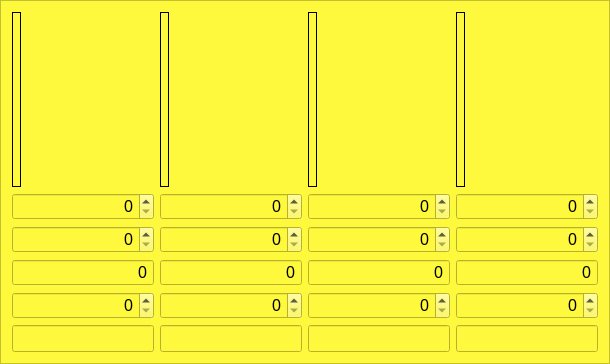
               <widget class="QFrame" name="frame_legendary">
                <property name="styleSheet">
                 <string notr="true">background-color: rgb(255, 249, 62);
border-color: rgb(0, 0, 0);
gridline-color: rgb(0, 0, 0);
selection-color: rgb(0, 0, 0);</string>
                </property>
                <property name="frameShape">
                 <enum>QFrame::StyledPanel</enum>
                </property>
                <property name="frameShadow">
                 <enum>QFrame::Raised</enum>
                </property>
                <layout class="QHBoxLayout" name="horizontalLayout_2">
                 <item>
                  <layout class="QVBoxLayout" name="verticalLayout_12">
                   <item>
                    <widget class="QLabel" name="l4_pic">
                     <property name="sizePolicy">
                      <sizepolicy hsizetype="Fixed" vsizetype="Fixed">
                       <horstretch>0</horstretch>
                       <verstretch>0</verstretch>
                      </sizepolicy>
                     </property>
                     <property name="minimumSize">
                      <size>
                       <width>0</width>
                       <height>175</height>
                      </size>
                     </property>
                     <property name="frameShape">
                      <enum>QFrame::Box</enum>
                     </property>
                     <property name="text">
                      <string/>
                     </property>
                     <property name="pixmap">
                      <pixmap resource="../img/img_files.qrc">:/img_moon_rabbit/L4.png</pixmap>
                     </property>
                     <property name="scaledContents">
                      <bool>true</bool>
                     </property>
                     <property name="alignment">
                      <set>Qt::AlignCenter</set>
                     </property>
                    </widget>
                   </item>
                   <item>
                    <widget class="QDoubleSpinBox" name="sb_l4_atual">
                     <property name="sizePolicy">
                      <sizepolicy hsizetype="MinimumExpanding" vsizetype="Maximum">
                       <horstretch>0</horstretch>
                       <verstretch>0</verstretch>
                      </sizepolicy>
                     </property>
                     <property name="font">
                      <font>
                       <pointsize>12</pointsize>
                      </font>
                     </property>
                     <property name="alignment">
                      <set>Qt::AlignRight|Qt::AlignTrailing|Qt::AlignVCenter</set>
                     </property>
                     <property name="accelerated">
                      <bool>true</bool>
                     </property>
                     <property name="showGroupSeparator" stdset="0">
                      <bool>true</bool>
                     </property>
                     <property name="decimals">
                      <number>0</number>
                     </property>
                     <property name="maximum">
                      <double>10000000.000000000000000</double>
                     </property>
                    </widget>
                   </item>
                   <item>
                    <widget class="QDoubleSpinBox" name="sb_l4_wanted">
                     <property name="sizePolicy">
                      <sizepolicy hsizetype="MinimumExpanding" vsizetype="Maximum">
                       <horstretch>0</horstretch>
                       <verstretch>0</verstretch>
                      </sizepolicy>
                     </property>
                     <property name="font">
                      <font>
                       <pointsize>12</pointsize>
                      </font>
                     </property>
                     <property name="alignment">
                      <set>Qt::AlignRight|Qt::AlignTrailing|Qt::AlignVCenter</set>
                     </property>
                     <property name="accelerated">
                      <bool>true</bool>
                     </property>
                     <property name="showGroupSeparator" stdset="0">
                      <bool>true</bool>
                     </property>
                     <property name="decimals">
                      <number>0</number>
                     </property>
                     <property name="maximum">
                      <double>10000000.000000000000000</double>
                     </property>
                    </widget>
                   </item>
                   <item>
                    <widget class="QDoubleSpinBox" name="sb_l4_needed">
                     <property name="sizePolicy">
                      <sizepolicy hsizetype="MinimumExpanding" vsizetype="Maximum">
                       <horstretch>0</horstretch>
                       <verstretch>0</verstretch>
                      </sizepolicy>
                     </property>
                     <property name="font">
                      <font>
                       <pointsize>12</pointsize>
                      </font>
                     </property>
                     <property name="focusPolicy">
                      <enum>Qt::NoFocus</enum>
                     </property>
                     <property name="alignment">
                      <set>Qt::AlignRight|Qt::AlignTrailing|Qt::AlignVCenter</set>
                     </property>
                     <property name="readOnly">
                      <bool>true</bool>
                     </property>
                     <property name="buttonSymbols">
                      <enum>QAbstractSpinBox::NoButtons</enum>
                     </property>
                     <property name="accelerated">
                      <bool>true</bool>
                     </property>
                     <property name="showGroupSeparator" stdset="0">
                      <bool>true</bool>
                     </property>
                     <property name="decimals">
                      <number>0</number>
                     </property>
                     <property name="maximum">
                      <double>99999999999999996863366107917975552.000000000000000</double>
                     </property>
                    </widget>
                   </item>
                   <item>
                    <widget class="QSpinBox" name="sb_l4_rate">
                     <property name="sizePolicy">
                      <sizepolicy hsizetype="MinimumExpanding" vsizetype="Maximum">
                       <horstretch>0</horstretch>
                       <verstretch>0</verstretch>
                      </sizepolicy>
                     </property>
                     <property name="font">
                      <font>
                       <pointsize>12</pointsize>
                      </font>
                     </property>
                     <property name="alignment">
                      <set>Qt::AlignRight|Qt::AlignTrailing|Qt::AlignVCenter</set>
                     </property>
                     <property name="maximum">
                      <number>10000000</number>
                     </property>
                    </widget>
                   </item>
                   <item>
                    <widget class="QLineEdit" name="le_l4_time">
                     <property name="sizePolicy">
                      <sizepolicy hsizetype="Minimum" vsizetype="Maximum">
                       <horstretch>0</horstretch>
                       <verstretch>0</verstretch>
                      </sizepolicy>
                     </property>
                     <property name="font">
                      <font>
                       <pointsize>12</pointsize>
                      </font>
                     </property>
                     <property name="alignment">
                      <set>Qt::AlignRight|Qt::AlignTrailing|Qt::AlignVCenter</set>
                     </property>
                     <property name="readOnly">
                      <bool>true</bool>
                     </property>
                    </widget>
                   </item>
                  </layout>
                 </item>
                 <item>
                  <layout class="QVBoxLayout" name="verticalLayout_11">
                   <item>
                    <widget class="QLabel" name="l3_pic">
                     <property name="sizePolicy">
                      <sizepolicy hsizetype="Fixed" vsizetype="Fixed">
                       <horstretch>0</horstretch>
                       <verstretch>0</verstretch>
                      </sizepolicy>
                     </property>
                     <property name="minimumSize">
                      <size>
                       <width>0</width>
                       <height>175</height>
                      </size>
                     </property>
                     <property name="frameShape">
                      <enum>QFrame::Box</enum>
                     </property>
                     <property name="text">
                      <string/>
                     </property>
                     <property name="pixmap">
                      <pixmap resource="../img/img_files.qrc">:/img_moon_rabbit/L3.png</pixmap>
                     </property>
                     <property name="scaledContents">
                      <bool>true</bool>
                     </property>
                     <property name="alignment">
                      <set>Qt::AlignCenter</set>
                     </property>
                    </widget>
                   </item>
                   <item>
                    <widget class="QDoubleSpinBox" name="sb_l3_atual">
                     <property name="sizePolicy">
                      <sizepolicy hsizetype="MinimumExpanding" vsizetype="Maximum">
                       <horstretch>0</horstretch>
                       <verstretch>0</verstretch>
                      </sizepolicy>
                     </property>
                     <property name="font">
                      <font>
                       <pointsize>12</pointsize>
                      </font>
                     </property>
                     <property name="alignment">
                      <set>Qt::AlignRight|Qt::AlignTrailing|Qt::AlignVCenter</set>
                     </property>
                     <property name="accelerated">
                      <bool>true</bool>
                     </property>
                     <property name="showGroupSeparator" stdset="0">
                      <bool>true</bool>
                     </property>
                     <property name="decimals">
                      <number>0</number>
                     </property>
                     <property name="maximum">
                      <double>10000000.000000000000000</double>
                     </property>
                    </widget>
                   </item>
                   <item>
                    <widget class="QDoubleSpinBox" name="sb_l3_wanted">
                     <property name="sizePolicy">
                      <sizepolicy hsizetype="MinimumExpanding" vsizetype="Maximum">
                       <horstretch>0</horstretch>
                       <verstretch>0</verstretch>
                      </sizepolicy>
                     </property>
                     <property name="font">
                      <font>
                       <pointsize>12</pointsize>
                      </font>
                     </property>
                     <property name="alignment">
                      <set>Qt::AlignRight|Qt::AlignTrailing|Qt::AlignVCenter</set>
                     </property>
                     <property name="accelerated">
                      <bool>true</bool>
                     </property>
                     <property name="showGroupSeparator" stdset="0">
                      <bool>true</bool>
                     </property>
                     <property name="decimals">
                      <number>0</number>
                     </property>
                     <property name="maximum">
                      <double>10000000.000000000000000</double>
                     </property>
                    </widget>
                   </item>
                   <item>
                    <widget class="QDoubleSpinBox" name="sb_l3_needed">
                     <property name="sizePolicy">
                      <sizepolicy hsizetype="MinimumExpanding" vsizetype="Maximum">
                       <horstretch>0</horstretch>
                       <verstretch>0</verstretch>
                      </sizepolicy>
                     </property>
                     <property name="font">
                      <font>
                       <pointsize>12</pointsize>
                      </font>
                     </property>
                     <property name="focusPolicy">
                      <enum>Qt::NoFocus</enum>
                     </property>
                     <property name="alignment">
                      <set>Qt::AlignRight|Qt::AlignTrailing|Qt::AlignVCenter</set>
                     </property>
                     <property name="readOnly">
                      <bool>true</bool>
                     </property>
                     <property name="buttonSymbols">
                      <enum>QAbstractSpinBox::NoButtons</enum>
                     </property>
                     <property name="accelerated">
                      <bool>true</bool>
                     </property>
                     <property name="showGroupSeparator" stdset="0">
                      <bool>true</bool>
                     </property>
                     <property name="decimals">
                      <number>0</number>
                     </property>
                     <property name="maximum">
                      <double>99999999999999997748809823456034029568.000000000000000</double>
                     </property>
                    </widget>
                   </item>
                   <item>
                    <widget class="QSpinBox" name="sb_l3_rate">
                     <property name="sizePolicy">
                      <sizepolicy hsizetype="MinimumExpanding" vsizetype="Maximum">
                       <horstretch>0</horstretch>
                       <verstretch>0</verstretch>
                      </sizepolicy>
                     </property>
                     <property name="font">
                      <font>
                       <pointsize>12</pointsize>
                      </font>
                     </property>
                     <property name="alignment">
                      <set>Qt::AlignRight|Qt::AlignTrailing|Qt::AlignVCenter</set>
                     </property>
                     <property name="maximum">
                      <number>10000000</number>
                     </property>
                    </widget>
                   </item>
                   <item>
                    <widget class="QLineEdit" name="le_l3_time">
                     <property name="sizePolicy">
                      <sizepolicy hsizetype="Minimum" vsizetype="Maximum">
                       <horstretch>0</horstretch>
                       <verstretch>0</verstretch>
                      </sizepolicy>
                     </property>
                     <property name="font">
                      <font>
                       <pointsize>12</pointsize>
                      </font>
                     </property>
                     <property name="alignment">
                      <set>Qt::AlignRight|Qt::AlignTrailing|Qt::AlignVCenter</set>
                     </property>
                     <property name="readOnly">
                      <bool>true</bool>
                     </property>
                    </widget>
                   </item>
                  </layout>
                 </item>
                 <item>
                  <layout class="QVBoxLayout" name="verticalLayout_10">
                   <item>
                    <widget class="QLabel" name="l2_pic">
                     <property name="sizePolicy">
                      <sizepolicy hsizetype="Fixed" vsizetype="Fixed">
                       <horstretch>0</horstretch>
                       <verstretch>0</verstretch>
                      </sizepolicy>
                     </property>
                     <property name="minimumSize">
                      <size>
                       <width>0</width>
                       <height>175</height>
                      </size>
                     </property>
                     <property name="layoutDirection">
                      <enum>Qt::LeftToRight</enum>
                     </property>
                     <property name="frameShape">
                      <enum>QFrame::Box</enum>
                     </property>
                     <property name="text">
                      <string/>
                     </property>
                     <property name="pixmap">
                      <pixmap resource="../img/img_files.qrc">:/img_moon_rabbit/L2.png</pixmap>
                     </property>
                     <property name="scaledContents">
                      <bool>true</bool>
                     </property>
                     <property name="alignment">
                      <set>Qt::AlignCenter</set>
                     </property>
                    </widget>
                   </item>
                   <item>
                    <widget class="QDoubleSpinBox" name="sb_l2_atual">
                     <property name="sizePolicy">
                      <sizepolicy hsizetype="MinimumExpanding" vsizetype="Maximum">
                       <horstretch>0</horstretch>
                       <verstretch>0</verstretch>
                      </sizepolicy>
                     </property>
                     <property name="font">
                      <font>
                       <pointsize>12</pointsize>
                      </font>
                     </property>
                     <property name="frame">
                      <bool>true</bool>
                     </property>
                     <property name="alignment">
                      <set>Qt::AlignRight|Qt::AlignTrailing|Qt::AlignVCenter</set>
                     </property>
                     <property name="accelerated">
                      <bool>true</bool>
                     </property>
                     <property name="showGroupSeparator" stdset="0">
                      <bool>true</bool>
                     </property>
                     <property name="decimals">
                      <number>0</number>
                     </property>
                     <property name="maximum">
                      <double>10000000.000000000000000</double>
                     </property>
                    </widget>
                   </item>
                   <item>
                    <widget class="QDoubleSpinBox" name="sb_l2_wanted">
                     <property name="sizePolicy">
                      <sizepolicy hsizetype="MinimumExpanding" vsizetype="Maximum">
                       <horstretch>0</horstretch>
                       <verstretch>0</verstretch>
                      </sizepolicy>
                     </property>
                     <property name="font">
                      <font>
                       <pointsize>12</pointsize>
                      </font>
                     </property>
                     <property name="alignment">
                      <set>Qt::AlignRight|Qt::AlignTrailing|Qt::AlignVCenter</set>
                     </property>
                     <property name="accelerated">
                      <bool>true</bool>
                     </property>
                     <property name="showGroupSeparator" stdset="0">
                      <bool>true</bool>
                     </property>
                     <property name="decimals">
                      <number>0</number>
                     </property>
                     <property name="maximum">
                      <double>10000000.000000000000000</double>
                     </property>
                    </widget>
                   </item>
                   <item>
                    <widget class="QDoubleSpinBox" name="sb_l2_needed">
                     <property name="sizePolicy">
                      <sizepolicy hsizetype="MinimumExpanding" vsizetype="Maximum">
                       <horstretch>0</horstretch>
                       <verstretch>0</verstretch>
                      </sizepolicy>
                     </property>
                     <property name="font">
                      <font>
                       <pointsize>12</pointsize>
                      </font>
                     </property>
                     <property name="focusPolicy">
                      <enum>Qt::NoFocus</enum>
                     </property>
                     <property name="alignment">
                      <set>Qt::AlignRight|Qt::AlignTrailing|Qt::AlignVCenter</set>
                     </property>
                     <property name="readOnly">
                      <bool>true</bool>
                     </property>
                     <property name="buttonSymbols">
                      <enum>QAbstractSpinBox::NoButtons</enum>
                     </property>
                     <property name="accelerated">
                      <bool>true</bool>
                     </property>
                     <property name="showGroupSeparator" stdset="0">
                      <bool>true</bool>
                     </property>
                     <property name="decimals">
                      <number>0</number>
                     </property>
                     <property name="maximum">
                      <double>1000000000000000013287555072.000000000000000</double>
                     </property>
                    </widget>
                   </item>
                   <item>
                    <widget class="QSpinBox" name="sb_l2_rate">
                     <property name="sizePolicy">
                      <sizepolicy hsizetype="MinimumExpanding" vsizetype="Maximum">
                       <horstretch>0</horstretch>
                       <verstretch>0</verstretch>
                      </sizepolicy>
                     </property>
                     <property name="font">
                      <font>
                       <pointsize>12</pointsize>
                      </font>
                     </property>
                     <property name="alignment">
                      <set>Qt::AlignRight|Qt::AlignTrailing|Qt::AlignVCenter</set>
                     </property>
                     <property name="maximum">
                      <number>10000000</number>
                     </property>
                    </widget>
                   </item>
                   <item>
                    <widget class="QLineEdit" name="le_l2_time">
                     <property name="sizePolicy">
                      <sizepolicy hsizetype="Minimum" vsizetype="Maximum">
                       <horstretch>0</horstretch>
                       <verstretch>0</verstretch>
                      </sizepolicy>
                     </property>
                     <property name="font">
                      <font>
                       <pointsize>12</pointsize>
                      </font>
                     </property>
                     <property name="alignment">
                      <set>Qt::AlignRight|Qt::AlignTrailing|Qt::AlignVCenter</set>
                     </property>
                     <property name="readOnly">
                      <bool>true</bool>
                     </property>
                    </widget>
                   </item>
                  </layout>
                 </item>
                 <item>
                  <layout class="QVBoxLayout" name="verticalLayout_9">
                   <property name="sizeConstraint">
                    <enum>QLayout::SetDefaultConstraint</enum>
                   </property>
                   <item>
                    <widget class="QLabel" name="l1_pic">
                     <property name="sizePolicy">
                      <sizepolicy hsizetype="Fixed" vsizetype="Fixed">
                       <horstretch>0</horstretch>
                       <verstretch>0</verstretch>
                      </sizepolicy>
                     </property>
                     <property name="minimumSize">
                      <size>
                       <width>0</width>
                       <height>175</height>
                      </size>
                     </property>
                     <property name="frameShape">
                      <enum>QFrame::Box</enum>
                     </property>
                     <property name="text">
                      <string/>
                     </property>
                     <property name="pixmap">
                      <pixmap resource="../img/img_files.qrc">:/img_moon_rabbit/L1.png</pixmap>
                     </property>
                     <property name="scaledContents">
                      <bool>true</bool>
                     </property>
                     <property name="alignment">
                      <set>Qt::AlignCenter</set>
                     </property>
                    </widget>
                   </item>
                   <item>
                    <widget class="QDoubleSpinBox" name="sb_l1_atual">
                     <property name="sizePolicy">
                      <sizepolicy hsizetype="MinimumExpanding" vsizetype="Maximum">
                       <horstretch>0</horstretch>
                       <verstretch>0</verstretch>
                      </sizepolicy>
                     </property>
                     <property name="font">
                      <font>
                       <pointsize>12</pointsize>
                      </font>
                     </property>
                     <property name="alignment">
                      <set>Qt::AlignRight|Qt::AlignTrailing|Qt::AlignVCenter</set>
                     </property>
                     <property name="accelerated">
                      <bool>true</bool>
                     </property>
                     <property name="showGroupSeparator" stdset="0">
                      <bool>true</bool>
                     </property>
                     <property name="decimals">
                      <number>0</number>
                     </property>
                     <property name="maximum">
                      <double>10000000.000000000000000</double>
                     </property>
                    </widget>
                   </item>
                   <item>
                    <widget class="QDoubleSpinBox" name="sb_l1_wanted">
                     <property name="sizePolicy">
                      <sizepolicy hsizetype="MinimumExpanding" vsizetype="Maximum">
                       <horstretch>0</horstretch>
                       <verstretch>0</verstretch>
                      </sizepolicy>
                     </property>
                     <property name="font">
                      <font>
                       <pointsize>12</pointsize>
                      </font>
                     </property>
                     <property name="alignment">
                      <set>Qt::AlignRight|Qt::AlignTrailing|Qt::AlignVCenter</set>
                     </property>
                     <property name="accelerated">
                      <bool>true</bool>
                     </property>
                     <property name="showGroupSeparator" stdset="0">
                      <bool>true</bool>
                     </property>
                     <property name="decimals">
                      <number>0</number>
                     </property>
                     <property name="maximum">
                      <double>10000000.000000000000000</double>
                     </property>
                    </widget>
                   </item>
                   <item>
                    <widget class="QDoubleSpinBox" name="sb_l1_needed">
                     <property name="sizePolicy">
                      <sizepolicy hsizetype="MinimumExpanding" vsizetype="Maximum">
                       <horstretch>0</horstretch>
                       <verstretch>0</verstretch>
                      </sizepolicy>
                     </property>
                     <property name="font">
                      <font>
                       <pointsize>12</pointsize>
                      </font>
                     </property>
                     <property name="focusPolicy">
                      <enum>Qt::NoFocus</enum>
                     </property>
                     <property name="alignment">
                      <set>Qt::AlignRight|Qt::AlignTrailing|Qt::AlignVCenter</set>
                     </property>
                     <property name="readOnly">
                      <bool>true</bool>
                     </property>
                     <property name="buttonSymbols">
                      <enum>QAbstractSpinBox::NoButtons</enum>
                     </property>
                     <property name="accelerated">
                      <bool>true</bool>
                     </property>
                     <property name="showGroupSeparator" stdset="0">
                      <bool>true</bool>
                     </property>
                     <property name="decimals">
                      <number>0</number>
                     </property>
                     <property name="maximum">
                      <double>1000000000000000019884624838656.000000000000000</double>
                     </property>
                    </widget>
                   </item>
                   <item>
                    <widget class="QSpinBox" name="sb_l1_rate">
                     <property name="sizePolicy">
                      <sizepolicy hsizetype="MinimumExpanding" vsizetype="Maximum">
                       <horstretch>0</horstretch>
                       <verstretch>0</verstretch>
                      </sizepolicy>
                     </property>
                     <property name="font">
                      <font>
                       <pointsize>12</pointsize>
                      </font>
                     </property>
                     <property name="alignment">
                      <set>Qt::AlignRight|Qt::AlignTrailing|Qt::AlignVCenter</set>
                     </property>
                     <property name="maximum">
                      <number>10000000</number>
                     </property>
                    </widget>
                   </item>
                   <item>
                    <widget class="QLineEdit" name="le_l1_time">
                     <property name="sizePolicy">
                      <sizepolicy hsizetype="Minimum" vsizetype="Maximum">
                       <horstretch>0</horstretch>
                       <verstretch>0</verstretch>
                      </sizepolicy>
                     </property>
                     <property name="font">
                      <font>
                       <pointsize>12</pointsize>
                      </font>
                     </property>
                     <property name="alignment">
                      <set>Qt::AlignRight|Qt::AlignTrailing|Qt::AlignVCenter</set>
                     </property>
                     <property name="readOnly">
                      <bool>true</bool>
                     </property>
                    </widget>
                   </item>
                  </layout>
                 </item>
                </layout>
               </widget>
